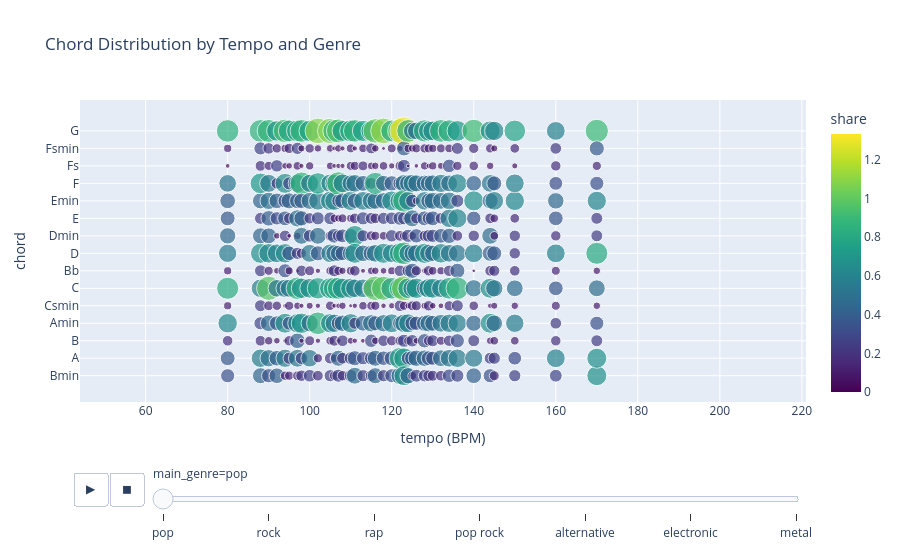

Notebook code for this chart:
### Code cell
import re
import pandas as pd
import plotly.express as px

BIN = 1          # round tempo to the nearest multiple of this (1 = nearest BPM; try 5 or 10 if sparse)
TOP = 15         # number of most common chords to show
MIN_SONGS = 20   # drop genre/tempo groups with fewer songs than this

d = df_exploration.dropna(subset=['main_genre', 'tempo', 'chords']).copy()
d['tempo_r'] = ((d['tempo'] / BIN).round() * BIN).astype(int)

# Unique chords per song (section tags like <verse_1> removed)
def chords_in(s):
    return {t for t in str(s).split() if not re.match(r'<.*>', t)}

long = (d.assign(chord=d['chords'].apply(chords_in))
          .explode('chord')[['id', 'main_genre', 'tempo_r', 'chord']]
          .dropna())

top = long['chord'].value_counts().head(TOP).index
n = (d.groupby(['main_genre', 'tempo_r'])['id'].nunique()
       .rename('n_songs').reset_index())

agg = (long[long['chord'].isin(top)]
       .groupby(['main_genre', 'tempo_r', 'chord']).size()
       .rename('songs').reset_index()
       .merge(n, on=['main_genre', 'tempo_r']))
agg['share'] = agg['songs'] / agg['n_songs']
agg = agg[agg['n_songs'] >= MIN_SONGS]

fig = px.scatter(agg.sort_values('tempo_r'), x='tempo_r', y='chord',
                 size='share', color='share', color_continuous_scale='Viridis',
                 animation_frame='main_genre',
                 hover_data=['songs', 'n_songs'],
                 range_x=[d['tempo_r'].min() - 5, d['tempo_r'].max() + 5],
                 range_color=[0, agg['share'].max()],
                 labels={'tempo_r': 'tempo (BPM)'},
                 title='Chord Distribution by Tempo and Genre')
fig.show()
fig.write_html("../visualizations/chord_tempo_scatter.html", include_plotlyjs="cdn")

### Figure 1 — Plotly figure (JSON) as saved in the notebook; plotly's stock layout.template omitted (floating-point values rounded to 4 significant figures; data arrays with more than 128 entries replaced by an {"elided": "..."} marker saying what was removed)
{"data": [{"customdata": {"elided": "566x2 int values"}, "hovertemplate": "main_genre=pop<br>tempo (BPM)=%{x}<br>chord=%{y}<br>share=%{marker.color}<br>songs=%{customdata[0]}<br>n_songs=%{customdata[1]}<extra></extra>", "legendgroup": "", "marker": {"color": {"elided": "566 float values"}, "coloraxis": "coloraxis", "size": {"elided": "566 float values"}, "sizemode": "area", "sizeref": 0.003333, "symbol": "circle"}, "mode": "markers", "name": "", "orientation": "h", "showlegend": false, "type": "scatter", "x": {"elided": "566 int values"}, "xaxis": "x", "y": {"elided": "566 str values"}, "yaxis": "y"}], "layout": {"coloraxis": {"autocolorscale": false, "cmax": 1.333, "cmin": 0, "colorbar": {"title": {"text": "share"}}, "colorscale": [[0, "#440154"], [0.1111, "#482878"], [0.2222, "#3e4989"], [0.3333, "#31688e"], [0.4444, "#26828e"], [0.5556, "#1f9e89"], [0.6667, "#35b779"], [0.7778, "#6ece58"], [0.8889, "#b5de2b"], [1, "#fde725"]]}, "legend": {"itemsizing": "constant", "tracegroupgap": 0}, "sliders": [{"active": 0, "currentvalue": {"prefix": "main_genre="}, "len": 0.9, "pad": {"b": 10, "t": 60}, "steps": [{"args": [["pop"], {"frame": {"duration": 0, "redraw": false}, "fromcurrent": true, "mode": "immediate", "transition": {"duration": 0, "easing": "linear"}}], "label": "pop", "method": "animate"}, {"args": [["rock"], {"frame": {"duration": 0, "redraw": false}, "fromcurrent": true, "mode": "immediate", "transition": {"duration": 0, "easing": "linear"}}], "label": "rock", "method": "animate"}, {"args": [["rap"], {"frame": {"duration": 0, "redraw": false}, "fromcurrent": true, "mode": "immediate", "transition": {"duration": 0, "easing": "linear"}}], "label": "rap", "method": "animate"}, {"args": [["pop rock"], {"frame": {"duration": 0, "redraw": false}, "fromcurrent": true, "mode": "immediate", "transition": {"duration": 0, "easing": "linear"}}], "label": "pop rock", "method": "animate"}, {"args": [["alternative"], {"frame": {"duration": 0, "redraw": false}, "fromcurrent": true, "mode": "immediate", "transition": {"duration": 0, "easing": "linear"}}], "label": "alternative", "method": "animate"}, {"args": [["electronic"], {"frame": {"duration": 0, "redraw": false}, "fromcurrent": true, "mode": "immediate", "transition": {"duration": 0, "easing": "linear"}}], "label": "electronic", "method": "animate"}, {"args": [["metal"], {"frame": {"duration": 0, "redraw": false}, "fromcurrent": true, "mode": "immediate", "transition": {"duration": 0, "easing": "linear"}}], "label": "metal", "method": "animate"}], "x": 0.1, "xanchor": "left", "y": 0, "yanchor": "top"}], "title": {"text": "Chord Distribution by Tempo and Genre"}, "updatemenus": [{"buttons": [{"args": [null, {"frame": {"duration": 500, "redraw": false}, "fromcurrent": true, "mode": "immediate", "transition": {"duration": 500, "easing": "linear"}}], "label": "&#9654;", "method": "animate"}, {"args": [[null], {"frame": {"duration": 0, "redraw": false}, "fromcurrent": true, "mode": "immediate", "transition": {"duration": 0, "easing": "linear"}}], "label": "&#9724;", "method": "animate"}], "direction": "left", "pad": {"r": 10, "t": 70}, "showactive": false, "type": "buttons", "x": 0.1, "xanchor": "right", "y": 0, "yanchor": "top"}], "xaxis": {"anchor": "y", "domain": [0, 1], "range": [44, 221], "title": {"text": "tempo (BPM)"}}, "yaxis": {"anchor": "x", "domain": [0, 1], "title": {"text": "chord"}}}}
